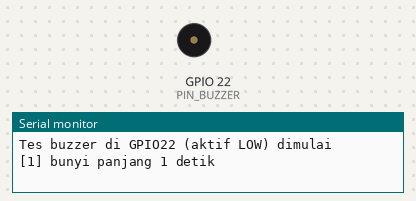
The program below on a simulated ESP32. Parts: buzzer (waves = sounding, pin HIGH), the last lines printed to the serial monitor.

Above: at 1.0 s.
At 4.3 s:
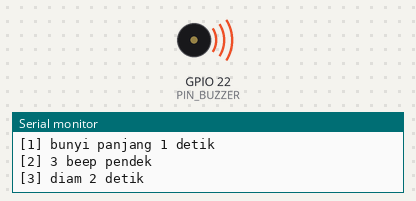
Timing chart, 0 to 6.9 s (numbered marks = the images above):
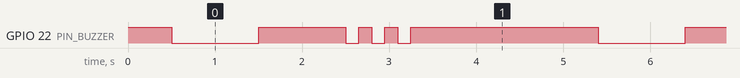

Measured:
- by itself, GPIO 22 (PIN_BUZZER): repeats every 4.9 s: HIGH 1.0 s, 2 × (LOW 0.15 s, HIGH 0.15 s), LOW 0.15 s, HIGH 2.2 s, LOW 1.0 s
- by itself, everything shown: repeats every 4.9 s, in 8 steps

The program:

main.cpp
```cpp
#include <Arduino.h>

// Tes buzzer berulang di GPIO22 dengan cara yang sama seperti program utama.
// Modul buzzer 3 pin (GND/VCC/IO) ini aktif LOW:
//   bunyi = pin LOW
//   diam  = pin HIGH
// Urutan: bunyi panjang, diam, lalu 3 beep pendek, diam.

const uint8_t PIN_BUZZER = 22;

void writeBuzzer(bool on) {
  digitalWrite(PIN_BUZZER, on ? LOW : HIGH);
}

void setup() {
  pinMode(PIN_BUZZER, OUTPUT);
  writeBuzzer(false);

  Serial.begin(115200);
  delay(500);
  Serial.println();
  Serial.println("Tes buzzer di GPIO22 (aktif LOW) dimulai");
}

void loop() {
  Serial.println("[1] bunyi panjang 1 detik");
  writeBuzzer(true);
  delay(1000);
  writeBuzzer(false);
  delay(1000);

  Serial.println("[2] 3 beep pendek");
  for (uint8_t i = 0; i < 3; i++) {
    writeBuzzer(true);
    delay(150);
    writeBuzzer(false);
    delay(150);
  }

  Serial.println("[3] diam 2 detik");
  delay(2000);
}
```
